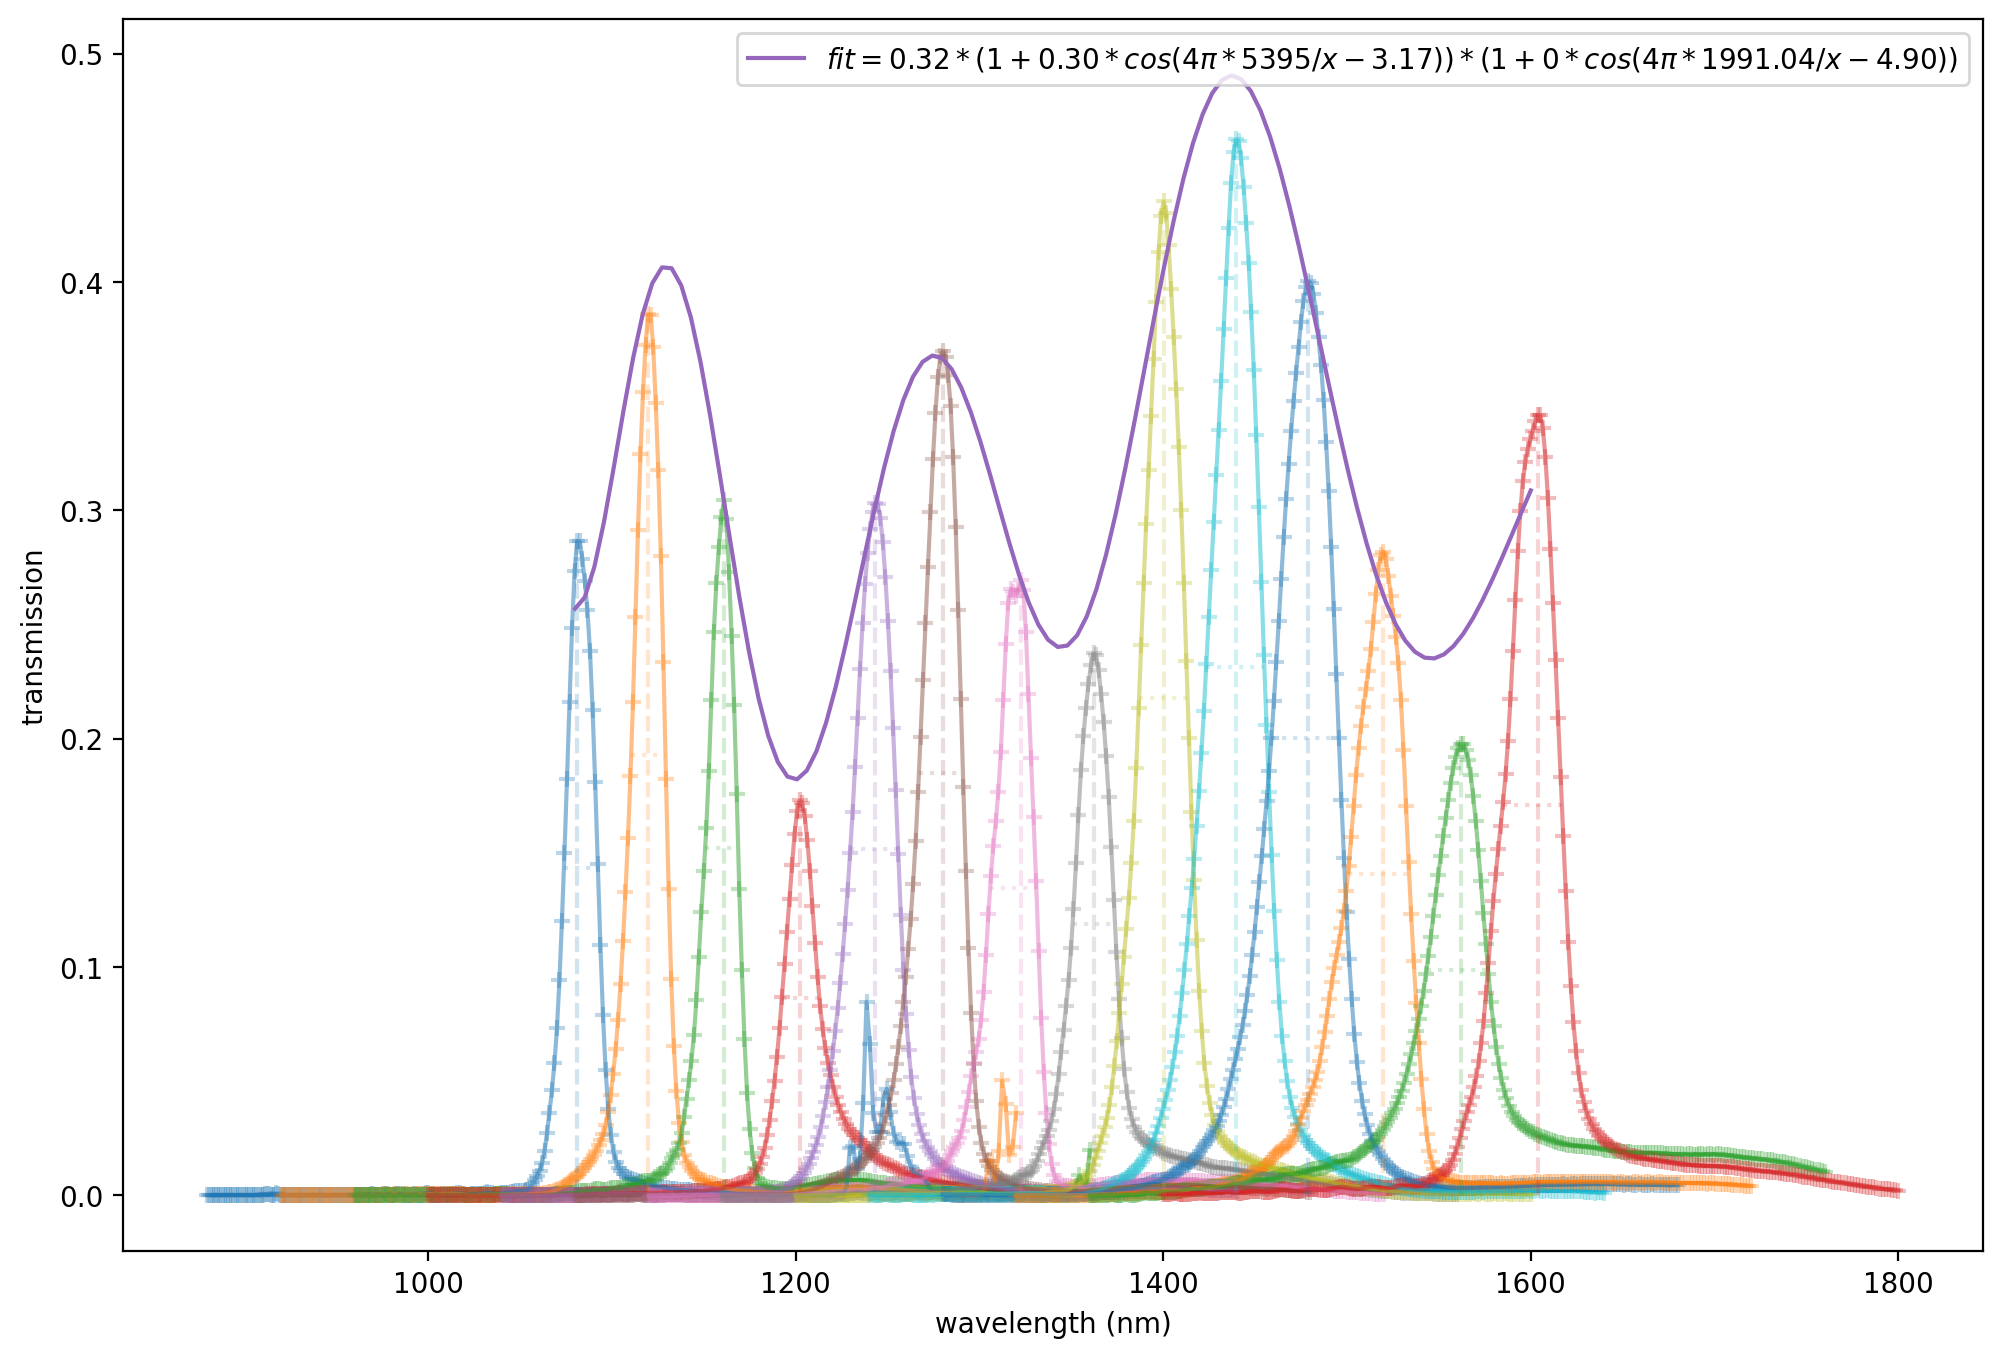

The script that saved this image:
import matplotlib.pyplot as plt
import numpy as np
import os
import sys

sys.path.append("../..")
from lib.gaussian.gaussian_fit_1d import arb_fit_1d

if __name__ == "__main__":
    fig, ax = plt.subplots(figsize=(12, 8))
    uuidList = [
        "686a",
        "cde0",
        "83a3",
        "4087",
        "de6b",
        "c158",
        "8cfd",
        "bb01",
        "ee95",
        "4117",
        "1574",
        "224e",
        "fdb9",
        "fbfd",
    ]
    lambdaList = [
        1080,
        1120,
        1160,
        1200,
        1240,
        1280,
        1320,
        1360,
        1400,
        1440,
        1480,
        1520,
        1560,
        1600,
    ]
    ampList = []
    x0List = []
    for uuid, lambda_0 in zip(uuidList, lambdaList):
        dataName = "{:s}_{:.1f}_bw=20.0_transmission.txt".format(uuid, lambda_0)
        data = np.loadtxt(dataName)
        amp, x0, _, _ = arb_fit_1d(
            ax, data[:, 0] * 1e3, data[:, 1], "{:.1f}".format(lambda_0)
        )
        ampList.append(amp)
        x0List.append(x0)

    # print(ampList)

    # fit amp-x0 using amp = A*sin(ax+b)+B
    def f(x, A, g, d, b, g1, d1, b1):
        return (
            A
            * (1 + g * np.cos(4 * np.pi * d / x + b))
            * (1 + g1 * np.cos(4 * np.pi * d1 / x + b1))
        )

    from scipy.optimize import curve_fit

    popt, pcov = curve_fit(
        f,
        x0List,
        ampList,
        p0=[0.34, 0.3, 5100, -0.8, 0.15, 900, -1],
        bounds=(
            [0, 0, 0, -2 * np.pi, 0, 0, -2 * np.pi],
            [1, 1, 6000, 2 * np.pi, 1, 1000, 2 * np.pi],
        ),
    )
    print(popt)
    # popt = [0.2, 1 / 500, 0, 0]
    x = np.linspace(np.min(lambdaList), np.max(lambdaList), 100)
    ax.plot(
        x,
        f(x, *popt),
        label=r"$fit={:.2f}*(1+{:.2f}*cos(4 \pi x/{:.2f}+{:.2f}))$".format(*popt),
    )
    ax.set_xlabel("wavelength (nm)")
    ax.set_ylabel("transmission")
    # ax.legend()
    #
    plt.savefig(
        "grating_sweep_airclad_compare_transmission.png", dpi=200, bbox_inches="tight"
    )
    plt.show()
